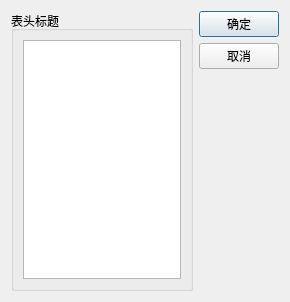
<?xml version="1.0" encoding="UTF-8"?>
<ui version="4.0">
 <class>HeaderDialog</class>
 <widget class="QDialog" name="HeaderDialog">
  <property name="geometry">
   <rect>
    <x>0</x>
    <y>0</y>
    <width>290</width>
    <height>302</height>
   </rect>
  </property>
  <property name="windowTitle">
   <string>Dialog</string>
  </property>
  <layout class="QHBoxLayout" name="horizontalLayout">
   <item>
    <widget class="QGroupBox" name="groupBox">
     <property name="title">
      <string>表头标题</string>
     </property>
     <layout class="QGridLayout" name="gridLayout">
      <item row="0" column="1">
       <widget class="QListView" name="listView"/>
      </item>
     </layout>
    </widget>
   </item>
   <item>
    <layout class="QVBoxLayout" name="verticalLayout">
     <item>
      <widget class="QPushButton" name="btnOk">
       <property name="text">
        <string>确定</string>
       </property>
      </widget>
     </item>
     <item>
      <widget class="QPushButton" name="btnCancel">
       <property name="text">
        <string>取消</string>
       </property>
      </widget>
     </item>
     <item>
      <spacer name="verticalSpacer">
       <property name="orientation">
        <enum>Qt::Vertical</enum>
       </property>
       <property name="sizeHint" stdset="0">
        <size>
         <width>20</width>
         <height>40</height>
        </size>
       </property>
      </spacer>
     </item>
    </layout>
   </item>
  </layout>
 </widget>
 <resources/>
 <connections>
  <connection>
   <sender>btnOk</sender>
   <signal>clicked()</signal>
   <receiver>HeaderDialog</receiver>
   <slot>accept()</slot>
   <hints>
    <hint type="sourcelabel">
     <x>248</x>
     <y>30</y>
    </hint>
    <hint type="destinationlabel">
     <x>144</x>
     <y>150</y>
    </hint>
   </hints>
  </connection>
  <connection>
   <sender>btnCancel</sender>
   <signal>clicked()</signal>
   <receiver>HeaderDialog</receiver>
   <slot>reject()</slot>
   <hints>
    <hint type="sourcelabel">
     <x>248</x>
     <y>64</y>
    </hint>
    <hint type="destinationlabel">
     <x>144</x>
     <y>150</y>
    </hint>
   </hints>
  </connection>
 </connections>
</ui>
